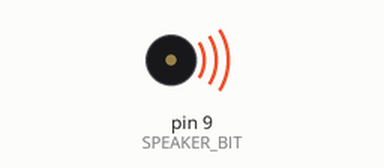
This sketch was run on a simulated Arduino Uno, built with avr-gcc and run on an emulated ATmega328P. Shown: buzzer (waves = sounding).

Above: at 0.1 s.
Timing chart, 0 to 40.0 s (numbered marks = the images above):
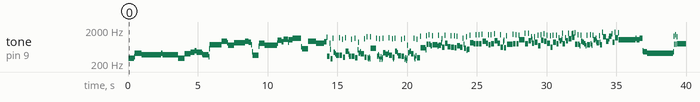

Measured:
- by itself, tone on pin 9 (SPEAKER_BIT): plays 293 Hz for 0.40 s, 326 Hz for 0.04 s, 409 Hz for 0.48 s, 368 Hz for 1.4 s, 412 Hz for 0.12 s, 375 Hz for 1.1 s … (260 notes in this stretch)

The sketch:

arduino_qchan.ino
```cpp
// QChan beeper engine port from ZX Spectrum to Arduino
// by Shiru (shiru@mail.ru) 15.02.17

// version for Garvuino https://github.com/farvardin/garvuino
// Works with Arduino IDE 1.8.1
//
// Connect to Arduino pin 9 (and GND)

//include music data generated by the convert_arduino_octode.py script

//#include "music_data.h"
//#include "m_garvalf_vapeurs.h"
//#include "music_data_movie.h"
//#include "m_garvalf_reveries.h"
#include "m_garvalf_chilled_third_eye.h"
//#include "m_so_cold_night_c.h"
//#include "m_tufty_fascinated.h"
//#include "m_tufty_1bit_mecha.h"
//#include "m_tufty_robotix.h"

int switchInPin = 2;


//general settings

#define COMPILE_ADR           40000             //address for compiled Beepola module, default is 40000

//#define SPEAKER_PORT          PORTD             //speaker is on the port D
//#define SPEAKER_DDR           DDRD
//#define SPEAKER_BIT           (1<<7)            //PD7 (Uno pin 7)


// perso
#define SPEAKER_PORT          PORTB             //speaker is on the port b
#define SPEAKER_DDR           DDRB
#define SPEAKER_BIT           (1<<1)            //Pb1 (Uno pin 9)

#define LED 8


#define ENHANCED                                //define to get 5 or ten times higher sample rate compared to the original

#ifndef ENHANCED

#define SAMPLE_RATE           (3500000/404)     //original QChan runs at 8663 Hz, this code allows to set ~7800 to 96000 Hz
#define MUSIC_FRAME           64              	//now many samples in one tempo unit
#define DRUM_DOWNSAMPLE       1                 //for the enhanced mode, to keep drum pitch the same


#else

#define SAMPLE_RATE           (3500000/40)
#define MUSIC_FRAME           64*10
#define DRUM_DOWNSAMPLE       10

#define SAMPLE_RATE           (3500000/80)     //5x rate only
#define MUSIC_FRAME           64*5                //now many samples in one tempo unit
#define DRUM_DOWNSAMPLE       5                 //for the enhanced mode, to keep drum pitch the same

#endif

#define DRUM_LENGTH           64                //duration of a click drum sound
#define DRUM_VOLUME           10                //pulse width for the click drum


//note table, stored in the PROGMEM
//calculated at compile time depending from the sample rate, to make experimenting with it easier
//the magic numbers is the note frequencies of the 8th octave multiplied by 65536

#define NOTE_C(octave)  ((274334351/SAMPLE_RATE)>>(8-octave))
#define NOTEhC(octave)  ((290646917/SAMPLE_RATE)>>(8-octave))
#define NOTE_D(octave)  ((307929415/SAMPLE_RATE)>>(8-octave))
#define NOTEhD(octave)  ((326240174/SAMPLE_RATE)>>(8-octave))
#define NOTE_E(octave)  ((345639485/SAMPLE_RATE)>>(8-octave))
#define NOTE_F(octave)  ((366192230/SAMPLE_RATE)>>(8-octave))
#define NOTEhF(octave)  ((387967221/SAMPLE_RATE)>>(8-octave))
#define NOTE_G(octave)  ((411037204/SAMPLE_RATE)>>(8-octave))
#define NOTEhG(octave)  ((435478855/SAMPLE_RATE)>>(8-octave))
#define NOTE_A(octave)  ((461373440/SAMPLE_RATE)>>(8-octave))
#define NOTEhA(octave)  ((488808120/SAMPLE_RATE)>>(8-octave))
#define NOTE_B(octave)  ((517873991/SAMPLE_RATE)>>(8-octave))

const unsigned int note_table[5*12+2] PROGMEM ={
	0,  //no note
	NOTE_C(1),NOTEhC(1),NOTE_D(1),NOTEhD(1),NOTE_E(1),NOTE_F(1),NOTEhF(1),NOTE_G(1),NOTEhG(1),NOTE_A(1),NOTEhA(1),NOTE_B(1),
	NOTE_C(2),NOTEhC(2),NOTE_D(2),NOTEhD(2),NOTE_E(2),NOTE_F(2),NOTEhF(2),NOTE_G(2),NOTEhG(2),NOTE_A(2),NOTEhA(2),NOTE_B(2),
	NOTE_C(3),NOTEhC(3),NOTE_D(3),NOTEhD(3),NOTE_E(3),NOTE_F(3),NOTEhF(3),NOTE_G(3),NOTEhG(3),NOTE_A(3),NOTEhA(3),NOTE_B(3),
	NOTE_C(4),NOTEhC(4),NOTE_D(4),NOTEhD(4),NOTE_E(4),NOTE_F(4),NOTEhF(4),NOTE_G(4),NOTEhG(4),NOTE_A(4),NOTEhA(4),NOTE_B(4),
	NOTE_C(5),NOTEhC(5),NOTE_D(5),NOTEhD(5),NOTE_E(5),NOTE_F(5),NOTEhF(5),NOTE_G(5),NOTEhG(5),NOTE_A(5),NOTEhA(5),NOTE_B(5),
	0   //key off
};


//array of channel variables, includes accumulator, adder, current volume, volume decay rate, initial volume

unsigned int  acc[4];
unsigned int  add[4];
unsigned char vol[4];

unsigned char decay[4];
unsigned char vol_on[4];

unsigned char pulse_duration;


//click drums variables

unsigned int click_drum_len;
unsigned char click_drum_cnt_1;
unsigned char click_drum_cnt_2;
unsigned char click_drum_downsample;


//sync counter to syncronize the music parser with the synth code
//it is volatile because it the main thread reads it back

volatile unsigned int parser_sync;


//song parser variables

unsigned int song_tempo;

unsigned char *order_list;

unsigned char *pattern_ptr;

unsigned int frame_cnt;
unsigned char decay_cnt;


//initialize all

void setup()
{
   pinMode(switchInPin, INPUT_PULLUP);

	unsigned char chn;

	cli();

	//initialize channel variables

	for(chn=0;chn<4;++chn)
	{
		acc[chn]=0;
		add[chn]=0;
		vol[chn]=0;
		decay[chn]=0;

		vol_on[chn]=pgm_read_byte_near(music_data+chn);
	}

	pulse_duration=0;
	frame_cnt=0;
	decay_cnt=0;

  //initialize click drum variables

  click_drum_len=DRUM_LENGTH;
  click_drum_downsample=0;

	//initialize song parser and drum synth variables

	parser_sync=0;
	order_list=music_data+4;

	song_new_pattern();

	//set a port pin as the output

	SPEAKER_DDR|=SPEAKER_BIT;

	//set timer2 to generate interrupts at the sample rate

	TCCR2A=0;
	TCCR2B=0;
	TCNT2 =0;

	TCCR2A|=(1<<WGM21);
	TCCR2B|=(0<<CS02)|(1<<CS01)|(0<<CS00);  //prescaler=8
	TIMSK2|=(1<<OCIE2A);

	OCR2A=16000000/8/SAMPLE_RATE;

	sei();
}


ISR(TIMER2_COMPA_vect)
{
	unsigned int n;

  //QChan generates a single pulse of variable width each iteration, this is the easiest way to do it

  if(pulse_duration)
  {
    SPEAKER_PORT|=SPEAKER_BIT;

    delayMicroseconds(pulse_duration);

    SPEAKER_PORT&=~SPEAKER_BIT;

    pulse_duration=0;
  }

  //decrement sync variable early, although this isn't that important, no noticeable jitter possible

	if(parser_sync) --parser_sync;

  if(click_drum_len>=DRUM_LENGTH)
  {
    //update channel adders and calculate next pulse width

  	pulse_duration=0;

  	n=acc[0]; acc[0]+=add[0]; if(acc[0]<n) pulse_duration|=vol[0];
  	n=acc[1]; acc[1]+=add[1]; if(acc[1]<n) pulse_duration|=vol[1];
  	n=acc[2]; acc[2]+=add[2]; if(acc[2]<n) pulse_duration|=vol[2];
  	n=acc[3]; acc[3]+=add[3]; if(acc[3]<n) pulse_duration|=vol[3];


  	//update volume decay counters

  	++frame_cnt;

  	if(frame_cnt>=MUSIC_FRAME)
  	{
  		frame_cnt=0;

  		if(!(decay_cnt&decay[0])) if(vol[0]) --vol[0];
  		if(!(decay_cnt&decay[1])) if(vol[1]) --vol[1];
  		if(!(decay_cnt&decay[2])) if(vol[2]) --vol[2];
  		if(!(decay_cnt&decay[3])) if(vol[3]) --vol[3];

  		++decay_cnt;
  	}
  }
  else
  {
      if(click_drum_len>0) {digitalWrite(LED,HIGH);}
      ++click_drum_downsample;

      if(click_drum_downsample>=DRUM_DOWNSAMPLE)
      {

        if((click_drum_cnt_1^click_drum_cnt_2)&32) pulse_duration=DRUM_VOLUME;

        click_drum_cnt_1=(click_drum_cnt_1+11)^click_drum_cnt_2;
        click_drum_cnt_2=(click_drum_cnt_2+12)^click_drum_cnt_1;

        ++click_drum_len;


        click_drum_downsample=0;
       digitalWrite(LED,LOW);
      }
  }
}


void song_new_pattern(void)
{

	unsigned int off;

	while(1)
	{
		off=pgm_read_byte_near(order_list)+(pgm_read_byte_near(order_list+1)<<8);

		order_list+=2;

		if(off) break;

		off=pgm_read_byte_near(order_list)+(pgm_read_byte_near(order_list+1)<<8);

		order_list=music_data+(off-COMPILE_ADR);
	}

	pattern_ptr=music_data+(off-COMPILE_ADR);

	song_tempo=pgm_read_byte_near(pattern_ptr)*MUSIC_FRAME;

	decay[0]=pgm_read_byte_near(pattern_ptr+1);
	decay[1]=pgm_read_byte_near(pattern_ptr+2);
	decay[2]=pgm_read_byte_near(pattern_ptr+3);
	decay[3]=pgm_read_byte_near(pattern_ptr+4);

	pattern_ptr+=5;
}


//main loop

void loop()
{
	unsigned char tag,chn,note;
	unsigned int off;

	while(1)
	{
		//update row

		parser_sync=song_tempo;   //earliest point to set up the sync counter

		for(chn=0;chn<4;++chn)
		{
			note=pgm_read_byte_near(pattern_ptr);

			++pattern_ptr;

			if(note)
			{
				off=note_table+(note>>1);

				add[chn]=pgm_read_byte_near(off)+(pgm_read_byte_near(off+1)<<8);
				vol[chn]=vol_on[chn];
			}
		}

		tag=pgm_read_byte_near(pattern_ptr);

		if(tag>=0x81) //a drum
		{
			tag=(tag-128)<<1;

      click_drum_cnt_1=tag;
      click_drum_cnt_2=tag;

			click_drum_len=0;

			++pattern_ptr;
		}

		tag=pgm_read_byte_near(pattern_ptr);


		if(tag==0x80) //pattern end
		{
			song_new_pattern();
		}

		//wait for the next row
		//delay 1 is important, by some reason sng tempo starts to jump a lot without it

		while(parser_sync>0) delay(1);
	}
}
```

Source omitted: ed_third_eye.h (data table, 18267 bytes)
